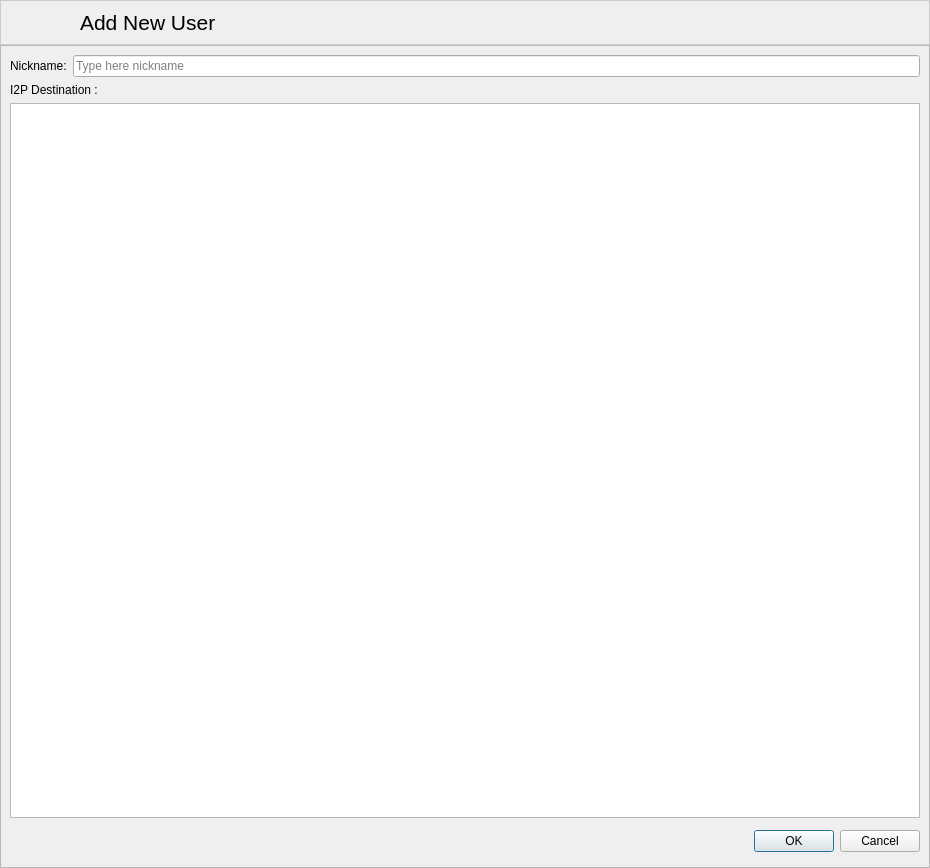
<?xml version="1.0" encoding="UTF-8"?>

<ui version="4.0">

 <class>form_newUserWindow</class>

 <widget class="QDialog" name="form_newUserWindow">

  <property name="geometry">

   <rect>

    <x>0</x>

    <y>0</y>

<width>930</width>
<height>868</height>
   </rect>

  </property>

  <property name="windowTitle">

   <string>Add new User</string>

  </property>

  <property name="windowIcon">

   <iconset resource="resourcen.qrc">

    <normaloff>:/icons/add_user.svg</normaloff>:/icons/add_user.svg</iconset>

  </property>

  <property name="locale">

   <locale language="English" country="UnitedStates"/>

  </property>

  <layout class="QGridLayout" name="gridLayout_2">

   <property name="leftMargin">

    <number>0</number>

   </property>

   <property name="topMargin">

    <number>0</number>

   </property>

   <property name="rightMargin">

    <number>0</number>

   </property>

   <property name="bottomMargin">

    <number>0</number>

   </property>

   <property name="horizontalSpacing">

    <number>6</number>

   </property>

   <property name="verticalSpacing">

    <number>0</number>

   </property>

   <item row="0" column="0">

    <widget class="QFrame" name="frame">

     <property name="styleSheet">

      <string notr="true">QFrame#frame{background-color: qlineargradient(x1:0, y1:0, x2:0, y2:1, 

stop:0 #FEFEFE, stop:1 #E8E8E8);

border: 1px solid #CCCCCC;}</string>

     </property>

     <property name="frameShape">

      <enum>QFrame::StyledPanel</enum>

     </property>

     <layout class="QHBoxLayout" name="horizontalLayout">

      <item>

       <widget class="QLabel" name="label_3">

        <property name="minimumSize">

         <size>

<width>0</width>
<height>0</height>
         </size>

        </property>

        <property name="maximumSize">

         <size>

<width>64</width>
<height>64</height>
         </size>

        </property>

        <property name="midLineWidth">

         <number>0</number>

        </property>

        <property name="text">

         <string/>

        </property>

        <property name="pixmap">

         <pixmap resource="resourcen.qrc">:/icons/add_user.svg</pixmap>

        </property>

        <property name="scaledContents">

         <bool>true</bool>

        </property>

       </widget>

      </item>

      <item>

       <widget class="QLabel" name="label_4">

        <property name="text">

         <string>&lt;!DOCTYPE HTML PUBLIC &quot;-//W3C//DTD HTML 4.0//EN&quot; &quot;http://www.w3.org/TR/REC-html40/strict.dtd&quot;&gt;

&lt;html&gt;&lt;head&gt;&lt;meta name=&quot;qrichtext&quot; content=&quot;1&quot; /&gt;&lt;style type=&quot;text/css&quot;&gt;

p, li { white-space: pre-wrap; }

&lt;/style&gt;&lt;/head&gt;&lt;body style=&quot; font-family:'Sans Serif'; font-size:9pt; font-weight:400; font-style:normal;&quot;&gt;

&lt;p style=&quot; margin-top:12px; margin-bottom:12px; margin-left:0px; margin-right:0px; -qt-block-indent:0; text-indent:0px; font-size:8pt;&quot;&gt;&lt;span style=&quot; font-size:16pt;&quot;&gt;Add New User&lt;/span&gt;&lt;/p&gt;&lt;/body&gt;&lt;/html&gt;</string>

        </property>

       </widget>

      </item>

     </layout>

    </widget>

   </item>

   <item row="1" column="0">

    <widget class="QFrame" name="frame_2">

     <property name="frameShape">

      <enum>QFrame::StyledPanel</enum>

     </property>

     <property name="frameShadow">

      <enum>QFrame::Raised</enum>

     </property>

     <layout class="QGridLayout" name="gridLayout">

      <item row="0" column="0" colspan="2">

       <layout class="QGridLayout">

        <property name="leftMargin">

         <number>0</number>

        </property>

        <property name="topMargin">

         <number>0</number>

        </property>

        <property name="rightMargin">

         <number>0</number>

        </property>

        <property name="bottomMargin">

         <number>0</number>

        </property>

        <property name="spacing">

         <number>6</number>

        </property>

        <item row="0" column="0">

         <layout class="QHBoxLayout">

          <property name="spacing">

           <number>6</number>

          </property>

          <property name="leftMargin">

           <number>0</number>

          </property>

          <property name="topMargin">

           <number>0</number>

          </property>

          <property name="rightMargin">

           <number>0</number>

          </property>

          <property name="bottomMargin">

           <number>0</number>

          </property>

          <item>

           <widget class="QLabel" name="label">

            <property name="text">

             <string>Nickname:</string>

            </property>

           </widget>

          </item>

          <item>

           <widget class="QLineEdit" name="lineEdit">

            <property name="placeholderText">

             <string>Type here nickname</string>

            </property>

           </widget>

          </item>

         </layout>

        </item>

        <item row="1" column="0">

         <widget class="QLabel" name="label_2">

          <property name="text">

           <string>I2P Destination :</string>

          </property>

         </widget>

        </item>

        <item row="2" column="0">

         <widget class="QTextEdit" name="textEdit"/>

        </item>

       </layout>

      </item>

      <item row="1" column="0">

       <spacer name="horizontalSpacer">

        <property name="orientation">

         <enum>Qt::Horizontal</enum>

        </property>

        <property name="sizeHint" stdset="0">

         <size>

<width>476</width>
<height>34</height>
         </size>

        </property>

       </spacer>

      </item>

      <item row="1" column="1">

       <widget class="QDialogButtonBox" name="buttonBox">

        <property name="orientation">

         <enum>Qt::Horizontal</enum>

        </property>

        <property name="standardButtons">

         <set>QDialogButtonBox::Cancel|QDialogButtonBox::Ok</set>

        </property>

       </widget>

      </item>

     </layout>

    </widget>

   </item>

  </layout>

 </widget>

 <resources>

  <include location="resourcen.qrc"/>

 </resources>

 <connections>

  <connection>

   <sender>buttonBox</sender>

   <signal>accepted()</signal>

   <receiver>form_newUserWindow</receiver>

   <slot>accept()</slot>

   <hints>

    <hint type="sourcelabel">

     <x>248</x>

     <y>254</y>

    </hint>

    <hint type="destinationlabel">

     <x>157</x>

     <y>274</y>

    </hint>

   </hints>

  </connection>

  <connection>

   <sender>buttonBox</sender>

   <signal>rejected()</signal>

   <receiver>form_newUserWindow</receiver>

   <slot>reject()</slot>

   <hints>

    <hint type="sourcelabel">

     <x>316</x>

     <y>260</y>

    </hint>

    <hint type="destinationlabel">

     <x>286</x>

     <y>274</y>

    </hint>

   </hints>

  </connection>

 </connections>

</ui>
